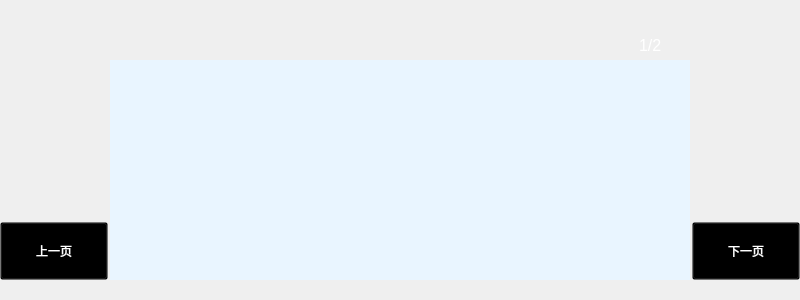
<?xml version="1.0" encoding="UTF-8"?>
<ui version="4.0">
 <class>HistoryFault</class>
 <widget class="QWidget" name="HistoryFault">
  <property name="geometry">
   <rect>
    <x>0</x>
    <y>0</y>
    <width>800</width>
    <height>300</height>
   </rect>
  </property>
  <property name="windowTitle">
   <string>Form</string>
  </property>
  <widget class="QTableView" name="tableView">
   <property name="geometry">
    <rect>
     <x>110</x>
     <y>60</y>
     <width>580</width>
     <height>220</height>
    </rect>
   </property>
   <property name="sizePolicy">
    <sizepolicy hsizetype="Preferred" vsizetype="Preferred">
     <horstretch>0</horstretch>
     <verstretch>0</verstretch>
    </sizepolicy>
   </property>
   <property name="focusPolicy">
    <enum>Qt::NoFocus</enum>
   </property>
   <property name="styleSheet">
    <string notr="true">background:rgb(233,245,255);alternate-background-color: rgb(209,234,255);
</string>
   </property>
   <property name="frameShape">
    <enum>QFrame::NoFrame</enum>
   </property>
   <property name="frameShadow">
    <enum>QFrame::Plain</enum>
   </property>
   <property name="editTriggers">
    <set>QAbstractItemView::NoEditTriggers</set>
   </property>
   <property name="alternatingRowColors">
    <bool>true</bool>
   </property>
   <property name="selectionMode">
    <enum>QAbstractItemView::NoSelection</enum>
   </property>
   <property name="textElideMode">
    <enum>Qt::ElideNone</enum>
   </property>
   <attribute name="horizontalHeaderVisible">
    <bool>true</bool>
   </attribute>
   <attribute name="horizontalHeaderHighlightSections">
    <bool>false</bool>
   </attribute>
   <attribute name="horizontalHeaderStretchLastSection">
    <bool>false</bool>
   </attribute>
   <attribute name="verticalHeaderVisible">
    <bool>false</bool>
   </attribute>
   <attribute name="verticalHeaderCascadingSectionResizes">
    <bool>false</bool>
   </attribute>
   <attribute name="verticalHeaderHighlightSections">
    <bool>false</bool>
   </attribute>
  </widget>
  <widget class="QToolButton" name="tbtn_right">
   <property name="geometry">
    <rect>
     <x>692</x>
     <y>222</y>
     <width>108</width>
     <height>58</height>
    </rect>
   </property>
   <property name="minimumSize">
    <size>
     <width>100</width>
     <height>50</height>
    </size>
   </property>
   <property name="layoutDirection">
    <enum>Qt::RightToLeft</enum>
   </property>
   <property name="styleSheet">
    <string notr="true">background:transparent;color:white;</string>
   </property>
   <property name="text">
    <string>下一页</string>
   </property>
   <property name="icon">
    <iconset resource="InverterController.qrc">
     <normaloff>:/images/nextpage.png</normaloff>:/images/nextpage.png</iconset>
   </property>
   <property name="iconSize">
    <size>
     <width>50</width>
     <height>50</height>
    </size>
   </property>
   <property name="toolButtonStyle">
    <enum>Qt::ToolButtonFollowStyle</enum>
   </property>
  </widget>
  <widget class="QToolButton" name="tbtn_left">
   <property name="geometry">
    <rect>
     <x>0</x>
     <y>222</y>
     <width>108</width>
     <height>58</height>
    </rect>
   </property>
   <property name="minimumSize">
    <size>
     <width>100</width>
     <height>50</height>
    </size>
   </property>
   <property name="styleSheet">
    <string notr="true">background:transparent;color:white;</string>
   </property>
   <property name="text">
    <string>上一页</string>
   </property>
   <property name="icon">
    <iconset resource="InverterController.qrc">
     <normaloff>:/images/lastpage.png</normaloff>:/images/lastpage.png</iconset>
   </property>
   <property name="iconSize">
    <size>
     <width>50</width>
     <height>50</height>
    </size>
   </property>
   <property name="toolButtonStyle">
    <enum>Qt::ToolButtonFollowStyle</enum>
   </property>
  </widget>
  <widget class="QLabel" name="lab_page">
   <property name="geometry">
    <rect>
     <x>639</x>
     <y>30</y>
     <width>51</width>
     <height>30</height>
    </rect>
   </property>
   <property name="sizePolicy">
    <sizepolicy hsizetype="Preferred" vsizetype="Fixed">
     <horstretch>0</horstretch>
     <verstretch>0</verstretch>
    </sizepolicy>
   </property>
   <property name="minimumSize">
    <size>
     <width>30</width>
     <height>30</height>
    </size>
   </property>
   <property name="font">
    <font>
     <pointsize>12</pointsize>
    </font>
   </property>
   <property name="styleSheet">
    <string notr="true">color:white;</string>
   </property>
   <property name="text">
    <string>1/2</string>
   </property>
  </widget>
 </widget>
 <resources>
  <include location="InverterController.qrc"/>
 </resources>
 <connections/>
</ui>
